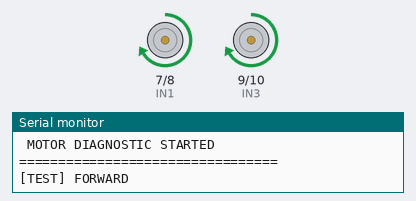
A sketch run on a simulated Arduino Uno, built with avr-gcc and run on an emulated ATmega328P. Shown: motor-driver pin pairs drawn as motors (green arrow = first pin HIGH = forward, orange = second pin HIGH = backward, longer = more drive, scaled by the enable pin), the last lines printed to the serial monitor.

Above: at 1.5 s.
At 6.5 s:
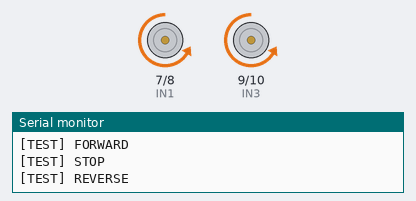
At 11.5 s:
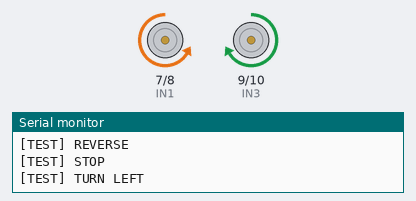
At 24.0 s:
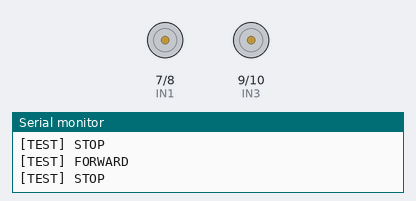
Timing chart, 0 to 26.0 s (numbered marks = the images above):
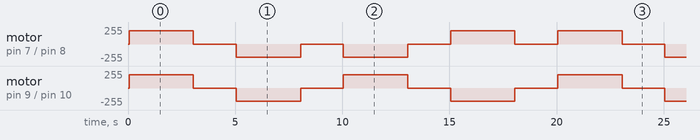

Measured:
- by itself, motor on pin 9 (IN3) / pin 10 (IN4): repeats every 10.0 s: stopped 2.0 s, backward 200/255 3.0 s, stopped 2.0 s, forward 200/255 3.0 s
- by itself, motor on pin 7 (IN1) / pin 8 (IN2): repeats every 20.0 s: 2 × (stopped 2.0 s, backward 200/255 3.0 s), 2 × (stopped 2.0 s, forward 200/255 3.0 s)

The sketch:

main.ino
```cpp
/*
  🔧 Motor Direction Diagnostic Tool (L298N + Arduino)

  Purpose:
  - Verify motor wiring
  - Validate direction control
  - Test forward, reverse, and turning

  Author: Venkateswarlu Reddy
*/

// ---------------- MOTOR DRIVER ----------------
#define ENA 6
#define ENB 5

#define IN1 7
#define IN2 8
#define IN3 9
#define IN4 10

#define TEST_DELAY 3000
#define STOP_DELAY 2000

// ---------------- SETUP ----------------
void setup() {

  Serial.begin(9600);

  pinMode(ENA, OUTPUT);
  pinMode(ENB, OUTPUT);

  pinMode(IN1, OUTPUT);
  pinMode(IN2, OUTPUT);
  pinMode(IN3, OUTPUT);
  pinMode(IN4, OUTPUT);

  // Set test speed
  analogWrite(ENA, 200);
  analogWrite(ENB, 200);

  Serial.println("=================================");
  Serial.println(" MOTOR DIAGNOSTIC STARTED ");
  Serial.println("=================================");
}

// ---------------- LOOP ----------------
void loop() {

  testForward();
  testStop();

  testReverse();
  testStop();

  testLeft();
  testStop();

  testRight();
  testStop();
}

// ---------------- TEST FUNCTIONS ----------------

void testForward() {
  Serial.println("[TEST] FORWARD");

  digitalWrite(IN1, HIGH);
  digitalWrite(IN2, LOW);
  digitalWrite(IN3, HIGH);
  digitalWrite(IN4, LOW);

  delay(TEST_DELAY);
}

void testReverse() {
  Serial.println("[TEST] REVERSE");

  digitalWrite(IN1, LOW);
  digitalWrite(IN2, HIGH);
  digitalWrite(IN3, LOW);
  digitalWrite(IN4, HIGH);

  delay(TEST_DELAY);
}

void testLeft() {
  Serial.println("[TEST] TURN LEFT");

  digitalWrite(IN1, LOW);
  digitalWrite(IN2, HIGH);
  digitalWrite(IN3, HIGH);
  digitalWrite(IN4, LOW);

  delay(TEST_DELAY);
}

void testRight() {
  Serial.println("[TEST] TURN RIGHT");

  digitalWrite(IN1, HIGH);
  digitalWrite(IN2, LOW);
  digitalWrite(IN3, LOW);
  digitalWrite(IN4, HIGH);

  delay(TEST_DELAY);
}

void testStop() {
  Serial.println("[TEST] STOP");

  stopMotors();
  delay(STOP_DELAY);
}

// ---------------- STOP ----------------
void stopMotors() {

  digitalWrite(IN1, LOW);
  digitalWrite(IN2, LOW);
  digitalWrite(IN3, LOW);
  digitalWrite(IN4, LOW);
}
```
